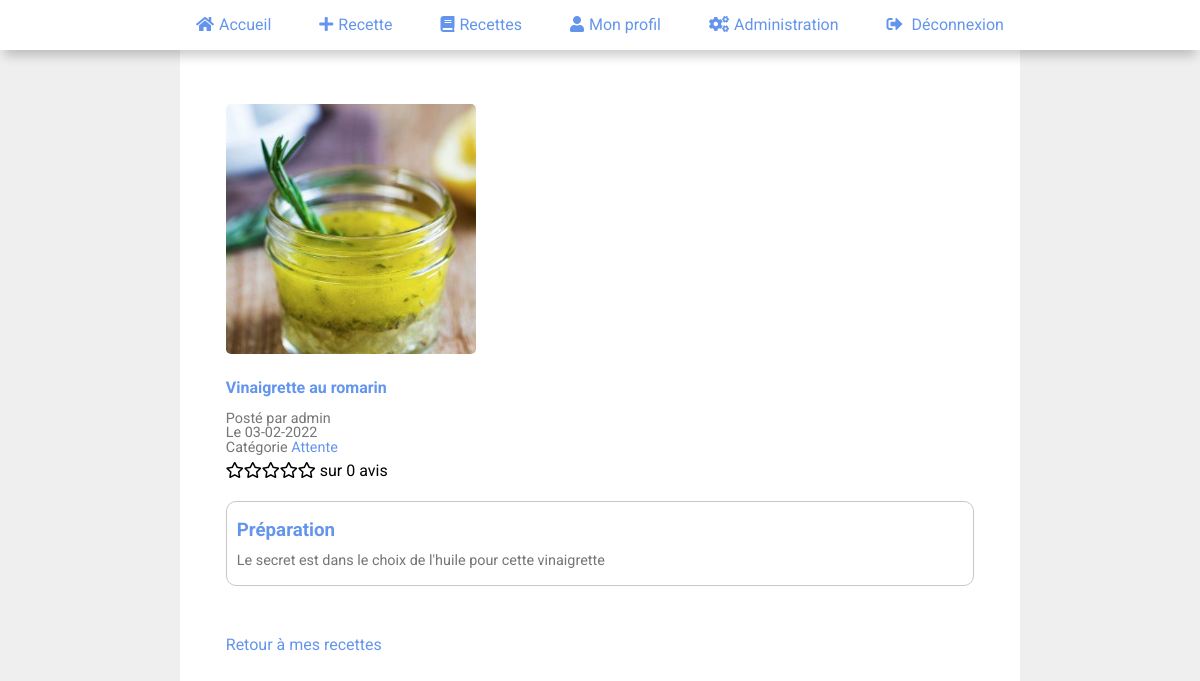
The page /public/templates/show_my_recipe.php?recipe_id=9 (signed in) on the database its author committed.
### tables this page shows
CREATE TABLE IF NOT EXISTS `recipes` (
  `id` int(11) NOT NULL AUTO_INCREMENT,
  `title` varchar(265) NOT NULL,
  `description` text NOT NULL,
  `image` text,
  `date_recipe` timestamp NOT NULL DEFAULT CURRENT_TIMESTAMP,
  `user_id` int(11) NOT NULL,
  `category_id` int(11) NOT NULL,
  PRIMARY KEY (`id`),
  KEY `recipe_category_id` (`category_id`),
  KEY `recipe_user_id` (`user_id`)
);

CREATE TABLE IF NOT EXISTS `users` (
  `id` int(11) NOT NULL AUTO_INCREMENT,
  `nickname` varchar(40) NOT NULL,
  `password` text NOT NULL,
  `role` int(1) NOT NULL DEFAULT '3',
  `avatar` varchar(255) NOT NULL,
  `registration_at` timestamp NULL DEFAULT CURRENT_TIMESTAMP,
  PRIMARY KEY (`id`)
);

CREATE TABLE IF NOT EXISTS `categories` (
  `id` int(11) NOT NULL AUTO_INCREMENT,
  `name` varchar(255) DEFAULT NULL,
  PRIMARY KEY (`id`)
);

### libraries/services/sql_requests.php (called while the page is built, shortened)
<?php
function selectOneBy($pdo, $tableToSelect, $where, $selectTo)
{
    $sql = "SELECT * FROM $tableToSelect WHERE $where = ?";
    $query = $pdo->prepare($sql);
    $query->execute([$selectTo]);
    $data = $query->fetch();
    return $data;
}
function countAsWhere($pdo, $whyCount, $whatAs, $fromWhy, $where, $selectTo)
{
    $sql = "SELECT count($whyCount) AS $whatAs FROM $fromWhy WHERE $where = ?";
    $query = $pdo->prepare($sql);
    $query->execute([$selectTo]);
    return $data = $query->fetch();
}

### public/templates/show_my_recipe.php (the view, shortened to what this page needs)
<?php
include('../../profil_layout.php');
$recipe_id = $_GET['recipe_id'];
$recipe = selectOneBy($pdo, 'recipes', 'id', $recipe_id);
$recipe_category = $recipe['category_id'];
$category = selectOneBy($pdo, 'categories', 'id', $recipe_category);
$user = selectOneBy($pdo, 'users', 'id', $recipe['user_id']);
$ranked_count = countAsWhere($pdo, 'ranked', 'ranked_count', 'comments', 'recipe_id', $recipe_id);
$date_recipe = showDate($recipe['date_recipe']);
?>
<section class="section-show-recipe">
    <article class="article-show-recipe">
        <section class="show-recipe-section-img">
            <?php if (!empty($recipe['image'])) : ?>
                <img src="/public/src/img/<?= $recipe['image']; ?>" alt="image qui représente">
            <?php else : ?>
                <img src="https://via.placeholder.com/350x150" alt="image qui représente">
            <?php endif; ?>
        </section>
        <section class="show-recipe-detail">
            <h4><?= $recipe['title']; ?></h4>
            <p class="p-detail">Posté par <?= $user['nickname']; ?></p>
            <p class="p-detail">Le <?= $date_recipe; ?></p>
            <p class="p-detail">Catégorie
                <a href="show_recipes.php?category_id=<?= $recipe_category; ?>">
                    <?= $category['name']; ?>
                </a>
            </p>
        </section>
        <section class="show-recipe-ranked">
            <?php if ($ranked_count['ranked_count'] > 0) : ?>
                <a href="show_comments.php?recipe_id=<?= $recipe_id; ?>"><span>sur <?= $ranked_count['ranked_count']; ?> avis</span></a>
            <?php else : ?>
                <span>sur <?= $ranked_count['ranked_count']; ?> avis</span>
            <?php endif; ?>
        </section>
        <section class="show-recipe-description">
            <h3>Préparation</h3>
            <p class="p-detail"><?= $recipe['description']; ?></p>
        </section>
        <section class="link">
            <a href="show_my_recipes.php?category_id=<?= $recipe_category; ?>">Retour à mes recettes</a>
        </section>
    </article>
</section>

### public/css/style.css (style rules this page uses)
html { box-sizing: border-box; scroll-behavior: smooth; }
*, *:before, *:after { box-sizing: inherit; }
a:link { text-decoration:none; }
a { color: cornflowerblue; }
h1,h2,h3,h4,h5,h6 { color: cornflowerblue; }
body { background-color: #efefef; margin: 0; font-family: 'Roboto', sans-serif; }
* { transition: transform .5s; }
.p-detail { color: #757575; line-height: 0; font-size: 0.9rem; }
.link { width: 100%; }
.link a { margin-bottom: 3%; }
section { width: 100%; }
section article { margin: 5% 3% 5% 3%; width: 100%; max-width: 250px; border-radius: 5px; padding: 0.5%; }
article img { display: inline-block; border-radius: 5px; max-width: 250px; min-width: 0; margin: 10px; }
.section-show-recipe { width: 90%; margin-left: auto; margin-right: auto; }
.article-show-recipe { width: 100%; min-width: 0; margin: auto; max-width: 100%; }
.show-recipe-section-img { width: 100%; }
.show-recipe-section-img img { width: 100%; margin: auto; }
.show-recipe-description { border: 1px solid #c7c8cc; border-radius: 10px; padding-left: 10px; margin-top: 20px; margin-right: 10px; padding-bottom: 10px; margin-bottom: 50px; }

### rows shown on the page
recipes: image (picture), title "Vinaigrette au romarin", date_recipe "03-02-2022", description "Le secret est dans le choix de l'huile pour cette vinaigrette"
users: nickname "admin"
categories: name "Attente"

### other values the page prints
$ranked_count['ranked_count'] "0"
